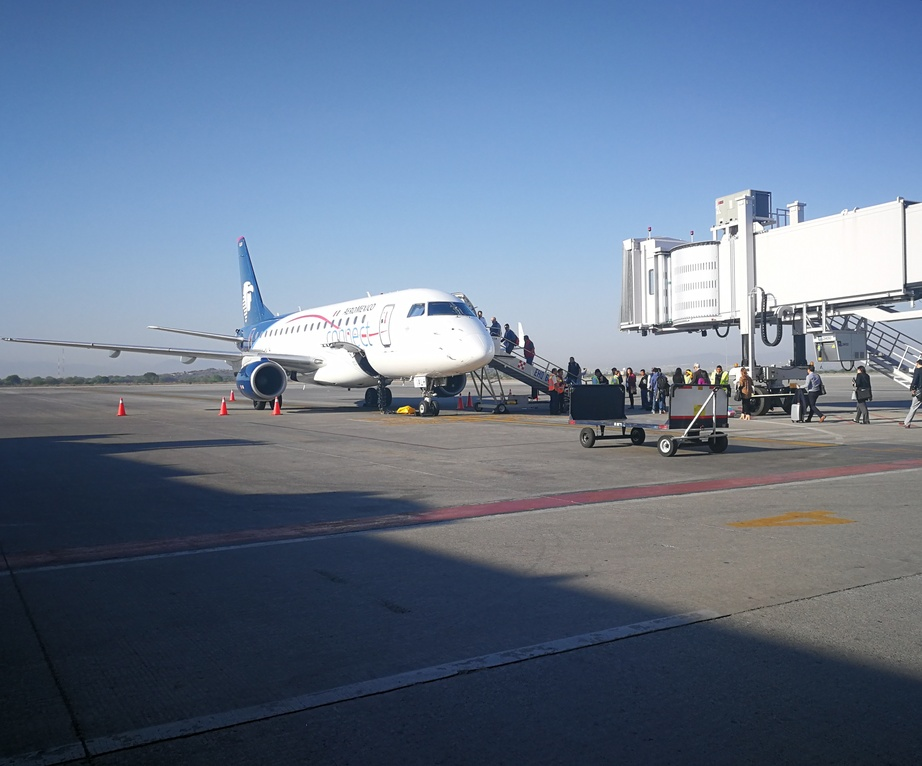
#> input picture day.jpg, 922 x 766 px, shrunk from 3270 x 2716 before the run, given in place of the camera
$ python 'dilation erosion and edge detection.py'
#> lines starting #> are read from the running program, lines starting #| are printed output that depends on the picture; after the words box and inside, x2 and y2 are one past the last pixel; in counts of white or black regions, pixels touching at a corner belong together
import cv2
from cv2 import imshow
import os
import numpy as np

RTSP_URL = 'rtsp://user:Mubeausa@10.65.68.125:8554/streaming/channels/0601'

os.environ['OPENCV_FFMPEG_CAPTURE_OPTIONS'] = 'rtsp_transport;udp'

cap = cv2.VideoCapture(1,cv2.CAP_DSHOW)

if not cap.isOpened():
	print('Cannot open RTSP stream')
	exit(-1)

while True:
	#Load our input image
	_, image = cap.read()
#> image is the input picture: shape (766, 922, 3); mean B, G, R 139.9, 117.5, 101.5

	#image = cv2.cvtColor(image, cv2.COLOR_BGR2GRAY)
	# Let's define our kernel size
	kernel = np.ones((5,5), np.uint8)

	# Now we erode
	erosion = cv2.erode(image, kernel, iterations = 1)
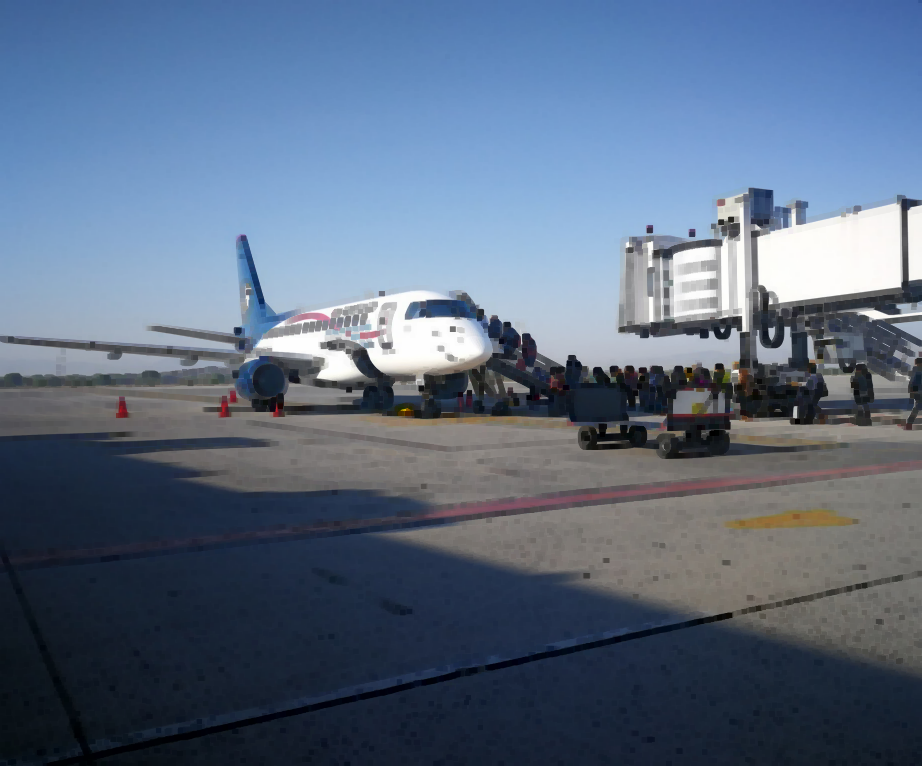
#> erosion: shape (766, 922, 3); mean B, G, R 129.7, 107.3, 91.1
	imshow('Erosion', erosion)

	# Dilate here
	dilation = cv2.dilate(image, kernel, iterations = 1)
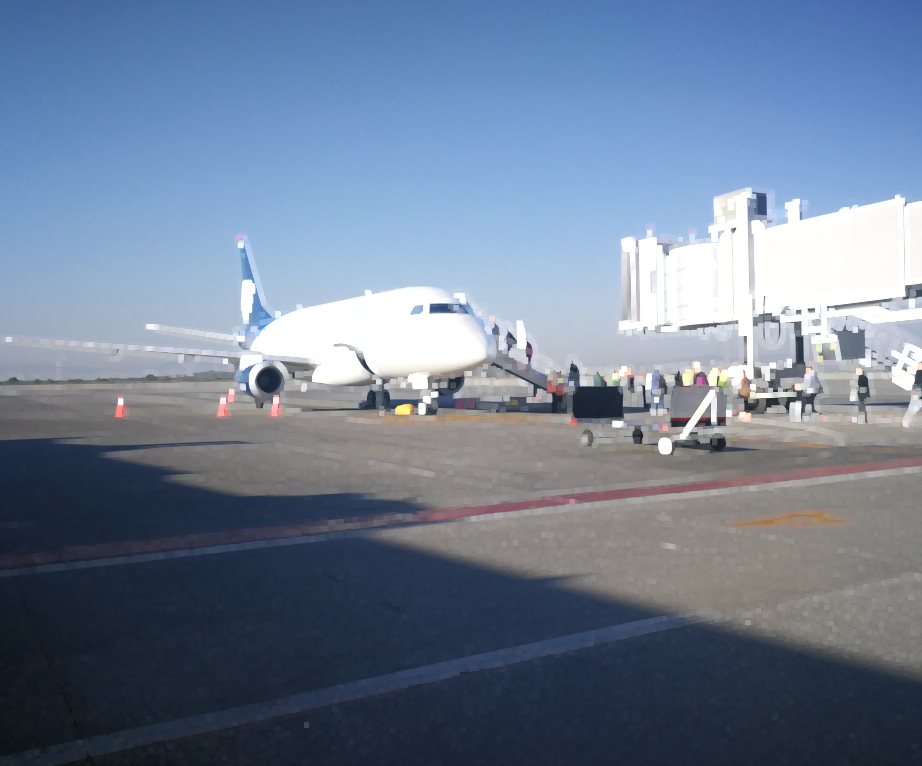
#> dilation: shape (766, 922, 3); mean B, G, R 149.3, 127.1, 111.5
	imshow('Dilation', dilation)

	# Opening - Good for removing noise
	opening = cv2.morphologyEx(image, cv2.MORPH_OPEN, kernel)
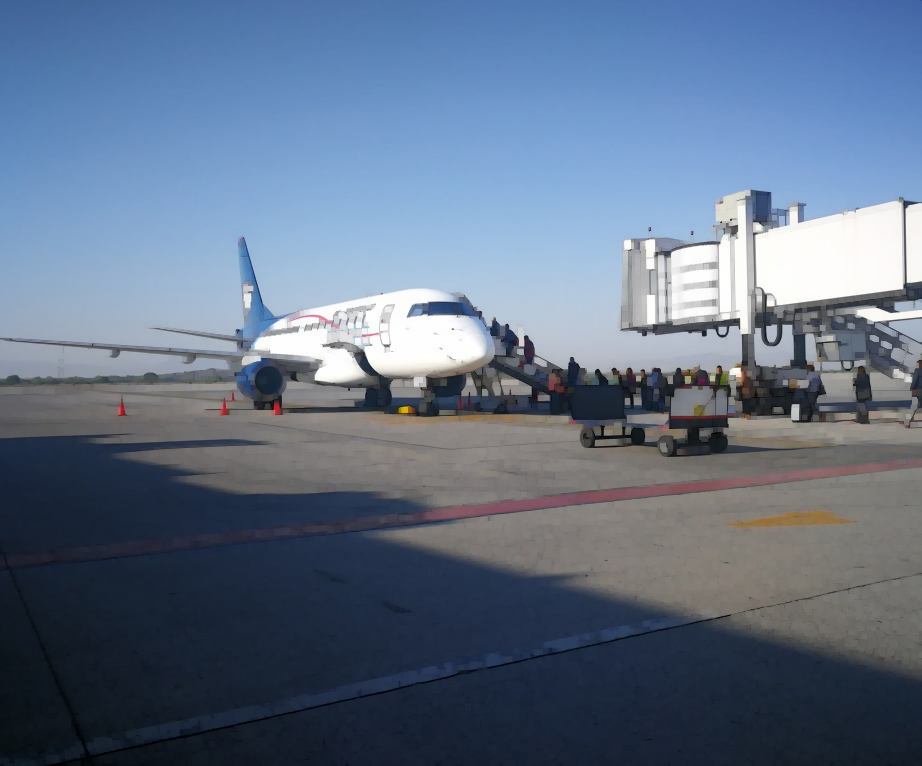
#> opening: shape (766, 922, 3); mean B, G, R 136.1, 113.7, 97.7
	imshow('Opening',opening)

	# Closing - Good for removing noise
	closing = cv2.morphologyEx(image, cv2.MORPH_CLOSE, kernel)
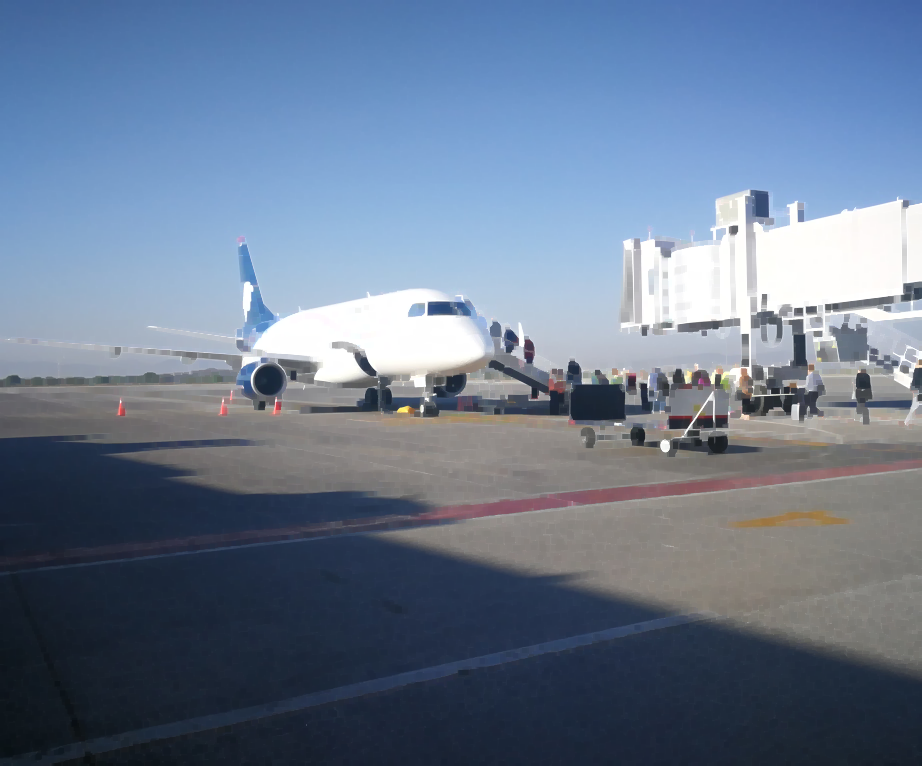
#> closing: shape (766, 922, 3); mean B, G, R 144.1, 121.5, 105.6
	imshow('Closing',closing)

	canny = cv2.Canny(image, 50, 120)
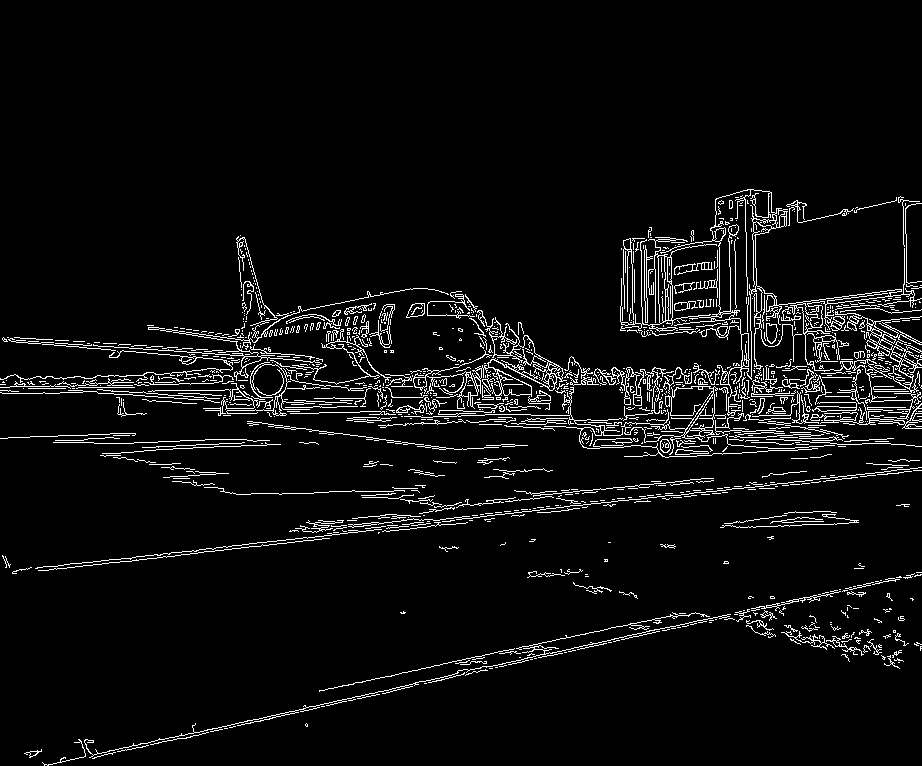
#> canny: shape (766, 922); 5.1% white in thin lines or dots, all inside (x1, y1, x2, y2) = (0, 189, 922, 766)
	imshow('Canny 1', canny)

# Wide edge thresholds expect lots of edges
	canny = cv2.Canny(image, 10, 200)
	imshow('Canny Wide', canny)

# Narrow threshold, expect less edges
	canny = cv2.Canny(image, 200, 240)
#> canny: shape (766, 922); 2.9% white in thin lines or dots, all inside (x1, y1, x2, y2) = (0, 189, 922, 739)
	imshow('Canny Narrow', canny)

	canny = cv2.Canny(image, 60, 110)
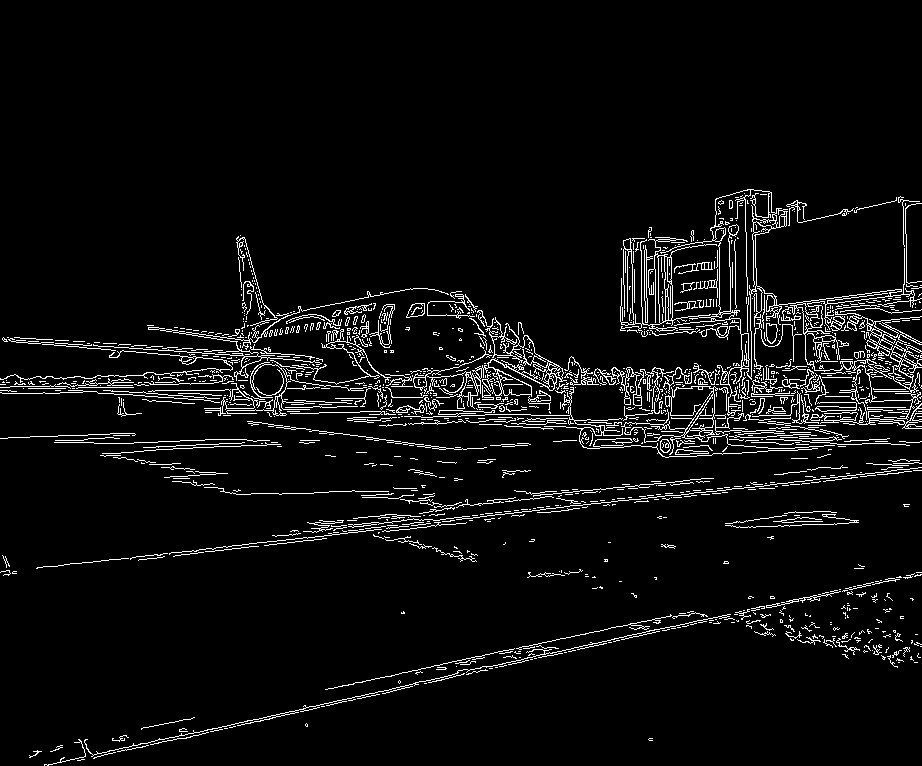
#> canny: shape (766, 922); 5.1% white in thin lines or dots, all inside (x1, y1, x2, y2) = (0, 189, 922, 766)
	imshow('Canny 4', canny)


	if cv2.waitKey(1) == 27: #escape key
#> (key Esc is pressed here)
		break

cap.release()
cv2.destroyAllWindows()
